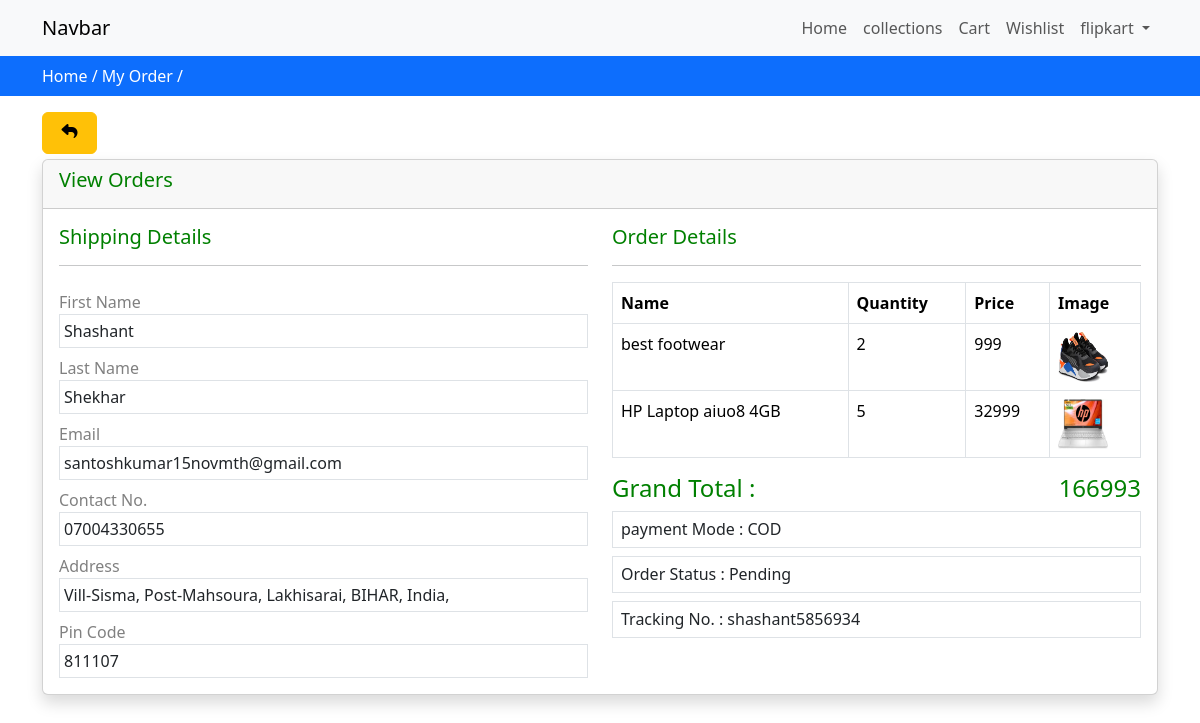
Screenshot of /view-order/shashant5856934 (signed in) with the database file from the repository.
### myapp/models.py (models this page shows, shortened)
class Order(models.Model):
    user = models.ForeignKey(User, on_delete=models.CASCADE)
    fname = models.CharField(max_length=150, null=False)
    lname = models.CharField(max_length=150, null=False)
    email = models.CharField(max_length=150, null=False)
    phone = models.CharField(max_length=150, null=False)
    address = models.TextField( null=False)
    city = models.CharField(max_length=150, null=False)
    state = models.CharField(max_length=150, null=False)
    country = models.CharField(max_length=150, null=False)
    pincode = models.CharField(max_length=150, null=False)
    total_price = models.FloatField(null=False)
    payment_mode = models.CharField(max_length=150, null=False)
    payment_id = models.CharField(max_length=150, null=True)
    orderstatuses = (
        ('Pending','Pending'),
        ('Out for Shipping','Out for Shipping'),
        ('Completed','Completed'),
    )
    status = models.CharField(max_length=150,choices=orderstatuses,default='Pending')
    message = models.TextField(null=True)
    tracking_no = models.CharField(max_length=150, null=True)
    created_at = models.DateTimeField(auto_now_add=True)
    updated_at = models.DateTimeField(auto_now=True)

class OrderItem(models.Model):
      order = models.ForeignKey(Order, on_delete=models.CASCADE)
      product = models.ForeignKey(Product,on_delete=models.CASCADE)
      price = models.FloatField(null=False)
      quantity = models.IntegerField(null=False)

class Product(models.Model):
          category = models.ForeignKey(Category,on_delete=models.CASCADE)
          slug = models.CharField(max_length=150, null=False, blank=False)
          name = models.CharField(max_length=100, null=False, blank=False)
          product_image = models.ImageField(upload_to = get_file_path, null= True,blank=True)
          small_description = models.TextField(max_length=150,null=False,blank=False)
          quantity = models.IntegerField(null=False,blank=False)
          description = models.TextField(max_length=150,null=False,blank=False)
          original_price = models.FloatField(null=False,blank=False)
          selling_price = models.FloatField(null=False, blank=False)
          status = models.BooleanField(default=False,help_text="0-default, 1-Trending")
          trending = models.BooleanField(default=False, help_text="0-default, 1-Trending")
          tag = models.CharField(max_length=150, null=False, blank=False)
          meta_title = models.CharField(max_length=150,null=False, blank=False)
          meta_keywords = models.CharField(max_length=150, null=False, blank=False)
          meta_description = models.TextField(max_length=500, null=False, blank=False)
          created_at = models.DateTimeField(auto_now_add=True)

### myapp/controller/order.py (the view)
# urls.py: path('view-order/<str:t_no>',order.vieworder,name="orderview")
def vieworder(request,t_no):
          order = Order.objects.filter(tracking_no=t_no).filter(user=request.user).first()
          orderitems = OrderItem.objects.filter(order=order)
          context = {'order':order, 'orderitems':orderitems}
          return render(request,"store/orders/view.html",context)

### myapp/templates/store/orders/view.html (shortened to what this page needs)
{% extends "store/layouts/main.html" %} {% block content %}
<div class="py-2 bg-primary">
  <div class="container">
    <a class="text-white" href="{% url 'home' %}">Home /</a>
    <a class="text-white" href="{% url 'myorders' %}">My Order /</a>
  </div>
</div>
<div class="container my-3">
  <div class="row">
            <a href="{% url 'myorders'  %}" class="btn btn-warning float-end" style="height:42px; width:55px; margin-left:12px;"> <i class="fa fa-reply"></i> </a>
    <div class="col-md-12">
      <div class="card shadow" style="margin-top:5px;">
        <div class="card-header">
          <h5 style="color:green">View Orders</h5>
        </div>
        <div class="card-body">
          <div class="row">
            <div class="col-md-6">
              <h5 style="color:green">Shipping Details</h5>
              <hr />
              <label class="mt-2" style="color:gray">First Name</label>
              <div class="border p-1">{{ order.fname}}</div>
              <label class="mt-2" style="color:gray">Last Name</label>
              <div class="border p-1">{{ order.lname}}</div>
              <label class="mt-2" style="color:gray">Email</label>
              <div class="border p-1">{{ order.email}}</div>
              <label class="mt-2" style="color:gray">Contact No.</label>
              <div class="border p-1">{{ order.phone}}</div>
              <label class="mt-2" style="color:gray">Address</label>
              <div class="border p-1">
                {{ order.address}}, {{ order.city}}, {{ order.state}},
                {{order.country}},
              </div>
              <label class="mt-2" style="color:gray">Pin Code</label>
              <div class="border p-1">{{ order.pincode}}</div>
            </div>
            <div class="col-md-6">
                    <h5 style="color:green">Order Details</h5>
                    <hr />
                    <table class="table table-bordered">
                              <thead>
                                <tr>
                                  <th>Name</th>
                                  <th>Quantity</th>
                                  <th>Price</th>
                                  <th>Image</th>
                                </tr>
                              </thead>
                              <tbody>
                                {% for item in orderitems %}
                                <tr>
                                  <td>{{ item.product.name }}</td>
                                  <td>{{ item.quantity }}</td>
                                  <td>{{ item.price | stringformat:'d'}}</td>
                                  <td>
                                        <img src="{{ item.product.product_image.url}}" height="50px" width="50px" alt="Product Image">
                                        </td>
                                </tr>
                                {% endfor %}
                              </tbody>
                            </table>
                            <h4 style="color:green">Grand Total :<span class="float-end"> {{ order.total_price | stringformat:'d'}}</span> </h4>
                            <h6 class="border p-2"> payment Mode : {{order.payment_mode}} </h6>
                            <h6 class="border p-2"> Order Status : {{order.status}} </h6>
                            <h6 class="border p-2"> Tracking No. : {{order.tracking_no}} </h6>
            </div>
          </div>
        </div>
      </div>
    </div>
  </div>
</div>
{% endblock content %}

### myapp/templates/store/inc/navbar.html (shortened to what this page needs)
<nav class="navbar navbar-expand-lg bg-body-tertiary">
          <div class="container">
            <a class="navbar-brand" href="#">Navbar</a>
            <div class="collapse navbar-collapse" id="navbarNavAltMarkup">
                <ul class="navbar-nav ms-auto">
                  <li class="nav-item">
                    <a class="nav-link {% if request.resolver_match.url_name == 'home' %} active {% endif %}" aria-current="page" href="{% url 'home' %}">Home</a>
                  </li>
                  <li class="nav-item">
                    <a class="nav-link {% if request.resolver_match.url_name == 'collections' %} active {% endif %}" aria-current="page" href="{% url 'collections' %}">collections</a>
                  </li>
                  <li class="nav-item">
                    <a class="nav-link {% if request.resolver_match.url_name == 'cart' %} active {% endif %}" aria-current="page" href="{% url 'cart' %}">Cart</a>
                  </li>
                  <li class="nav-item">
                    <a class="nav-link {% if request.resolver_match.url_name == 'wishlist' %} active {% endif %}" aria-current="page" href="{% url 'wishlist' %}">Wishlist</a>
                  </li>
                  {% if request.user.is_authenticated %}
                  <li class="nav-item dropdown">
                    <a class="nav-link dropdown-toggle" href="#" role="button" data-bs-toggle="dropdown" aria-expanded="false">
                      {{request.user}}
                    </a>
                  </li>
                  {% endif %}
                </ul>
            </div>
          </div>
        </nav>

### myapp/templates/store/layouts/main.html (style rules this page uses)
a { text-decoration: none; }

### rows the page displays
Order: fname "Shashant", lname "Shekhar", email "santoshkumar15novmth@gmail.com", phone "07004330655", address "Vill-Sisma, Post-Mahsoura", city "Lakhisarai", state "BIHAR", country "India", pincode "811107", total_price "166993", payment_mode "COD", status "Pending", tracking_no "shashant5856934"
OrderItem: product.name "best footwear", quantity "2", price "999", product.product_image (picture)
OrderItem: product.name "HP Laptop aiuo8 4GB", quantity "5", price "32999", product.product_image (picture)

### other values shown
{{ request.user }} "flipkart"
